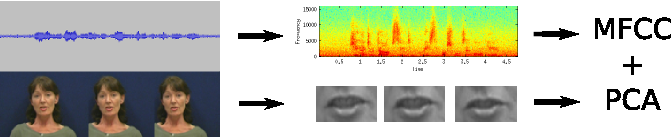
//> input picture paper/multimodal_overview.png, 671 x 137 px
$ ./extract_mouth paper/multimodal_overview.png paper/multimodal_overview.png   (built with g++ and OpenCV 4)
//> lines starting //> are read from the running program, lines starting //| are printed output that depends on the picture
#include <opencv2/objdetect/objdetect.hpp>
#include <opencv2/highgui/highgui.hpp>
#include <opencv2/imgproc/imgproc.hpp>

#include <iostream>
#include <stdio.h>

using namespace std;
using namespace cv;

void detectAndDraw( Mat& img, CascadeClassifier& cascade,
                    double scale, int minN, const String& outPrefix );

String cascadeName = "haarcascade_mcs_mouth.xml";

int main( int argc, const char** argv )
{
    Mat frame, frameCopy, image;
    const String scaleOpt = "--scale=";
    const String minNeighsOpt = "--min-neighs=";
    size_t scaleOptLen = scaleOpt.length();
    size_t minNeighsOptLen = minNeighsOpt.length();
    String inputName;
    String outPrefix;

    CascadeClassifier cascade;
    double scale = 1;
    int minN = 3;

    if (argc < 3) {
      cerr << "Usage: " << argv[0]
           << " [--min-neighs=<n>]"
           << " [--scale=<scale>] <in-img> <out-prefix>" << endl;
      return -1;
    }
    for( int i = 1; i < argc-2; i++ ) {
      if( scaleOpt.compare( 0, scaleOptLen, argv[i], scaleOptLen ) == 0 ) {
        if( !sscanf( argv[i] + scaleOpt.length(), "%lf", &scale ) ||
            scale < 1 ) scale = 1;
        cout << "Scale = " << scale << endl;
      } else if (minNeighsOpt.compare(
          0, minNeighsOptLen, argv[i], minNeighsOptLen) == 0) {
        if ( !sscanf(argv[i] + minNeighsOptLen, "%d", &minN) ||
             minN < 0 ) minN = 3;
        cout << "Min. Neighbours = " << minN << endl;
      } else if( argv[i][0] == '-' ) {
        cerr << "WARNING: Unknown option %s" << argv[i] << endl;
      }
    }
    inputName.assign(argv[argc-2]);
    outPrefix.assign(argv[argc-1]);

    if( !cascade.load( cascadeName ) ) {
      cerr << "ERROR: Could not load classifier cascade: "
           << cascadeName << endl;
      return -1;
    }

    if( inputName.empty() ) {
      cerr << "ERROR: You must specify an input name." << endl;
      return -1;
    }
    if( outPrefix.empty() ) {
      cerr << "ERROR: You must specify an output prefix." << endl;
      return -1;
    }

    image = imread(inputName, CV_LOAD_IMAGE_GRAYSCALE);
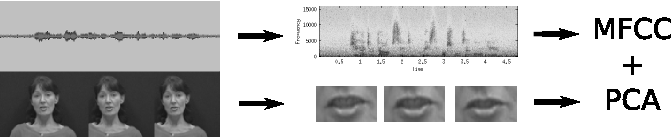
//> image: 137 rows x 671 cols, CV_8UC1; min 0, max 255, mean 190.5
    if(image.empty()) {
      cerr << "ERROR: Image could not been opened." << endl;
      return -1;
    }
    detectAndDraw( image, cascade, scale, minN, outPrefix );
    return 0;
}

void detectAndDraw( Mat& img, CascadeClassifier& cascade,
                    double scale, int minN, const String& outPrefix) {
//> called with scale = 1, minN = 3, outPrefix = "paper/multimodal_overview.png"
    int i = 0;
    double t = 0;
    vector<Rect> objects;
    Mat smallImg(cvRound(img.rows/scale),
                 cvRound(img.cols/scale), CV_8UC1);
    resize(img, smallImg, smallImg.size(), 0, 0, INTER_LINEAR);
    Rect mouthRect(smallImg.cols/3,
                   smallImg.rows/3,
                   smallImg.cols/3,
                   (int)(smallImg.rows * .666));
//> mouthRect = Rect(223, 45, 223, 91)
    Mat mouthReg(smallImg, mouthRect);
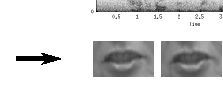
//> mouthReg: 91 rows x 223 cols, CV_8UC1; min 0, max 255, mean 213.9

    t = (double)cvGetTickCount();
    cascade.detectMultiScale(
        mouthReg, objects,
        1.1, minN, 0
        // |CV_HAAR_FIND_BIGGEST_OBJECT
        // |CV_HAAR_DO_ROUGH_SEARCH
        |CV_HAAR_SCALE_IMAGE
        ,
        Size(30, 30), Size(90, 90) );
//> objects = 2 Rects (x, y, width, height): [98, 42, 56, 34], [165, 43, 56, 33]
    t = (double)cvGetTickCount() - t;
    printf( "detection time = %g ms\n", t/((double)cvGetTickFrequency()*1000.) );
    if (objects.size() == 0) {
      cerr << "WARNING: No objects detected!" << endl;
      return;
    }
    for( vector<Rect>::const_iterator r = objects.begin();
         r != objects.end(); r++, i++ ) {
      Rect mouth_rect((mouthRect.x + r->x) * scale,
                      (mouthRect.y + r->y) * scale,
                      r->width * scale,
                      r->height * scale);
      mouth_rect.y -= mouth_rect.height / 5;
      mouth_rect.y = std::max(mouth_rect.y, 0);
      cv::Mat mouth_mat(img, mouth_rect);
      char outname[100];
      sprintf(outname, "%s_%03d.png", outPrefix.c_str(), i);
      cout << "Writing image " << outname
           << " (W="<<mouth_rect.width<<",H="
           <<mouth_rect.height<<")" << endl;
      cv::imwrite(outname, mouth_mat);
    }
//> this loop made 2 passes
//| Writing image paper/multimodal_overview.png_000.png (W=56,H=34)
//| Writing image paper/multimodal_overview.png_001.png (W=56,H=33)
//> pass 1, in detectAndDraw, `cv::Mat mouth_mat(img, mouth_rect);`:
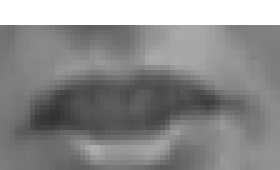
//> mouth_mat: 34 rows x 56 cols, CV_8UC1 (shown 5 times larger); min 48, max 255, mean 140.3
//> pass 2, in detectAndDraw, `cv::Mat mouth_mat(img, mouth_rect);`:
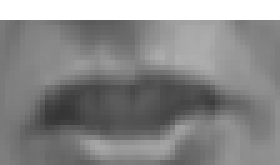
//> mouth_mat: 33 rows x 56 cols, CV_8UC1 (shown 5 times larger); min 53, max 255, mean 137.3
//> after the loop, i = 2
}
